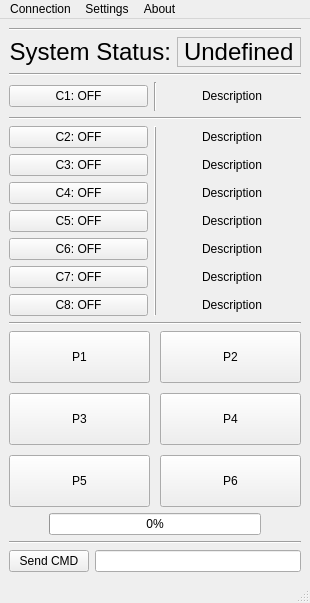
<?xml version="1.0" encoding="UTF-8"?>
<ui version="4.0">
 <class>ClampSimulator</class>
 <widget class="QMainWindow" name="ClampSimulator">
  <property name="windowModality">
   <enum>Qt::NonModal</enum>
  </property>
  <property name="enabled">
   <bool>true</bool>
  </property>
  <property name="geometry">
   <rect>
    <x>0</x>
    <y>0</y>
    <width>252</width>
    <height>603</height>
   </rect>
  </property>
  <property name="sizePolicy">
   <sizepolicy hsizetype="Expanding" vsizetype="Expanding">
    <horstretch>0</horstretch>
    <verstretch>0</verstretch>
   </sizepolicy>
  </property>
  <property name="font">
   <font>
    <family>Arial</family>
    <italic>false</italic>
   </font>
  </property>
  <property name="cursor">
   <cursorShape>ArrowCursor</cursorShape>
  </property>
  <property name="acceptDrops">
   <bool>true</bool>
  </property>
  <property name="windowTitle">
   <string>Clamp Simulator</string>
  </property>
  <property name="animated">
   <bool>true</bool>
  </property>
  <property name="tabShape">
   <enum>QTabWidget::Rounded</enum>
  </property>
  <widget class="QWidget" name="MainWidget">
   <property name="sizePolicy">
    <sizepolicy hsizetype="Expanding" vsizetype="Expanding">
     <horstretch>0</horstretch>
     <verstretch>0</verstretch>
    </sizepolicy>
   </property>
   <layout class="QGridLayout" name="gridLayout">
    <item row="0" column="0">
     <layout class="QVBoxLayout" name="MainLayout" stretch="0,1,0,1,0,0,0,6,0,0">
      <property name="sizeConstraint">
       <enum>QLayout::SetMaximumSize</enum>
      </property>
      <item>
       <widget class="Line" name="Line0">
        <property name="orientation">
         <enum>Qt::Horizontal</enum>
        </property>
       </widget>
      </item>
      <item>
       <layout class="QHBoxLayout" name="SystemOutputLayout" stretch="1,3">
        <item>
         <widget class="QLabel" name="SystemOutputLabel">
          <property name="font">
           <font>
            <pointsize>18</pointsize>
           </font>
          </property>
          <property name="text">
           <string>System Status:</string>
          </property>
          <property name="alignment">
           <set>Qt::AlignRight|Qt::AlignTrailing|Qt::AlignVCenter</set>
          </property>
         </widget>
        </item>
        <item>
         <widget class="QLabel" name="SystemOutput">
          <property name="font">
           <font>
            <pointsize>18</pointsize>
           </font>
          </property>
          <property name="autoFillBackground">
           <bool>true</bool>
          </property>
          <property name="frameShape">
           <enum>QFrame::StyledPanel</enum>
          </property>
          <property name="frameShadow">
           <enum>QFrame::Raised</enum>
          </property>
          <property name="text">
           <string>Undefined</string>
          </property>
          <property name="textFormat">
           <enum>Qt::AutoText</enum>
          </property>
          <property name="scaledContents">
           <bool>false</bool>
          </property>
          <property name="alignment">
           <set>Qt::AlignLeading|Qt::AlignLeft|Qt::AlignVCenter</set>
          </property>
          <property name="wordWrap">
           <bool>false</bool>
          </property>
          <property name="margin">
           <number>0</number>
          </property>
         </widget>
        </item>
       </layout>
      </item>
      <item>
       <widget class="Line" name="Line1">
        <property name="orientation">
         <enum>Qt::Horizontal</enum>
        </property>
       </widget>
      </item>
      <item>
       <layout class="QHBoxLayout" name="C1Layout">
        <item>
         <widget class="QPushButton" name="C1Button">
          <property name="enabled">
           <bool>true</bool>
          </property>
          <property name="text">
           <string>C1: OFF</string>
          </property>
          <property name="checkable">
           <bool>true</bool>
          </property>
          <property name="checked">
           <bool>false</bool>
          </property>
         </widget>
        </item>
        <item>
         <widget class="Line" name="line">
          <property name="orientation">
           <enum>Qt::Vertical</enum>
          </property>
         </widget>
        </item>
        <item alignment="Qt::AlignHCenter|Qt::AlignVCenter">
         <widget class="QLabel" name="C1Label">
          <property name="text">
           <string>Description</string>
          </property>
         </widget>
        </item>
       </layout>
      </item>
      <item>
       <widget class="Line" name="Line2">
        <property name="orientation">
         <enum>Qt::Horizontal</enum>
        </property>
       </widget>
      </item>
      <item>
       <layout class="QGridLayout" name="MainButtonLayout" columnstretch="1,1,1">
        <item row="2" column="2" alignment="Qt::AlignHCenter|Qt::AlignVCenter">
         <widget class="QLabel" name="C4Label">
          <property name="sizePolicy">
           <sizepolicy hsizetype="Expanding" vsizetype="Expanding">
            <horstretch>0</horstretch>
            <verstretch>0</verstretch>
           </sizepolicy>
          </property>
          <property name="text">
           <string>Description</string>
          </property>
         </widget>
        </item>
        <item row="3" column="0">
         <widget class="QPushButton" name="C5Button">
          <property name="sizePolicy">
           <sizepolicy hsizetype="Expanding" vsizetype="Expanding">
            <horstretch>0</horstretch>
            <verstretch>0</verstretch>
           </sizepolicy>
          </property>
          <property name="text">
           <string>C5: OFF</string>
          </property>
          <property name="checkable">
           <bool>true</bool>
          </property>
         </widget>
        </item>
        <item row="6" column="2" alignment="Qt::AlignHCenter|Qt::AlignVCenter">
         <widget class="QLabel" name="C8Label">
          <property name="sizePolicy">
           <sizepolicy hsizetype="Expanding" vsizetype="Expanding">
            <horstretch>0</horstretch>
            <verstretch>0</verstretch>
           </sizepolicy>
          </property>
          <property name="text">
           <string>Description</string>
          </property>
         </widget>
        </item>
        <item row="6" column="0">
         <widget class="QPushButton" name="C8Button">
          <property name="sizePolicy">
           <sizepolicy hsizetype="Expanding" vsizetype="Expanding">
            <horstretch>0</horstretch>
            <verstretch>0</verstretch>
           </sizepolicy>
          </property>
          <property name="text">
           <string>C8: OFF</string>
          </property>
          <property name="checkable">
           <bool>true</bool>
          </property>
         </widget>
        </item>
        <item row="4" column="0">
         <widget class="QPushButton" name="C6Button">
          <property name="sizePolicy">
           <sizepolicy hsizetype="Expanding" vsizetype="Expanding">
            <horstretch>0</horstretch>
            <verstretch>0</verstretch>
           </sizepolicy>
          </property>
          <property name="text">
           <string>C6: OFF</string>
          </property>
          <property name="checkable">
           <bool>true</bool>
          </property>
         </widget>
        </item>
        <item row="1" column="2" alignment="Qt::AlignHCenter|Qt::AlignVCenter">
         <widget class="QLabel" name="C3Label">
          <property name="sizePolicy">
           <sizepolicy hsizetype="Expanding" vsizetype="Expanding">
            <horstretch>0</horstretch>
            <verstretch>0</verstretch>
           </sizepolicy>
          </property>
          <property name="text">
           <string>Description</string>
          </property>
         </widget>
        </item>
        <item row="0" column="0">
         <widget class="QPushButton" name="C2Button">
          <property name="sizePolicy">
           <sizepolicy hsizetype="Expanding" vsizetype="Expanding">
            <horstretch>0</horstretch>
            <verstretch>0</verstretch>
           </sizepolicy>
          </property>
          <property name="text">
           <string>C2: OFF</string>
          </property>
          <property name="checkable">
           <bool>true</bool>
          </property>
          <property name="autoDefault">
           <bool>false</bool>
          </property>
          <property name="default">
           <bool>false</bool>
          </property>
          <property name="flat">
           <bool>false</bool>
          </property>
         </widget>
        </item>
        <item row="3" column="2" alignment="Qt::AlignHCenter|Qt::AlignVCenter">
         <widget class="QLabel" name="C5Label">
          <property name="sizePolicy">
           <sizepolicy hsizetype="Expanding" vsizetype="Expanding">
            <horstretch>0</horstretch>
            <verstretch>0</verstretch>
           </sizepolicy>
          </property>
          <property name="text">
           <string>Description</string>
          </property>
         </widget>
        </item>
        <item row="5" column="0">
         <widget class="QPushButton" name="C7Button">
          <property name="sizePolicy">
           <sizepolicy hsizetype="Expanding" vsizetype="Expanding">
            <horstretch>0</horstretch>
            <verstretch>0</verstretch>
           </sizepolicy>
          </property>
          <property name="text">
           <string>C7: OFF</string>
          </property>
          <property name="checkable">
           <bool>true</bool>
          </property>
         </widget>
        </item>
        <item row="1" column="0">
         <widget class="QPushButton" name="C3Button">
          <property name="sizePolicy">
           <sizepolicy hsizetype="Expanding" vsizetype="Expanding">
            <horstretch>0</horstretch>
            <verstretch>0</verstretch>
           </sizepolicy>
          </property>
          <property name="text">
           <string>C3: OFF</string>
          </property>
          <property name="checkable">
           <bool>true</bool>
          </property>
         </widget>
        </item>
        <item row="0" column="2" alignment="Qt::AlignHCenter|Qt::AlignVCenter">
         <widget class="QLabel" name="C2Label">
          <property name="sizePolicy">
           <sizepolicy hsizetype="Expanding" vsizetype="Expanding">
            <horstretch>0</horstretch>
            <verstretch>0</verstretch>
           </sizepolicy>
          </property>
          <property name="text">
           <string>Description</string>
          </property>
          <property name="textFormat">
           <enum>Qt::AutoText</enum>
          </property>
         </widget>
        </item>
        <item row="2" column="0">
         <widget class="QPushButton" name="C4Button">
          <property name="sizePolicy">
           <sizepolicy hsizetype="Expanding" vsizetype="Expanding">
            <horstretch>0</horstretch>
            <verstretch>0</verstretch>
           </sizepolicy>
          </property>
          <property name="text">
           <string>C4: OFF</string>
          </property>
          <property name="checkable">
           <bool>true</bool>
          </property>
         </widget>
        </item>
        <item row="4" column="2" alignment="Qt::AlignHCenter|Qt::AlignVCenter">
         <widget class="QLabel" name="C6Label">
          <property name="sizePolicy">
           <sizepolicy hsizetype="Expanding" vsizetype="Expanding">
            <horstretch>0</horstretch>
            <verstretch>0</verstretch>
           </sizepolicy>
          </property>
          <property name="text">
           <string>Description</string>
          </property>
         </widget>
        </item>
        <item row="5" column="2" alignment="Qt::AlignHCenter|Qt::AlignVCenter">
         <widget class="QLabel" name="C7Label">
          <property name="sizePolicy">
           <sizepolicy hsizetype="Expanding" vsizetype="Expanding">
            <horstretch>0</horstretch>
            <verstretch>0</verstretch>
           </sizepolicy>
          </property>
          <property name="text">
           <string>Description</string>
          </property>
         </widget>
        </item>
        <item row="0" column="1" rowspan="7">
         <widget class="Line" name="line_6">
          <property name="frameShadow">
           <enum>QFrame::Raised</enum>
          </property>
          <property name="orientation">
           <enum>Qt::Vertical</enum>
          </property>
         </widget>
        </item>
       </layout>
      </item>
      <item>
       <widget class="Line" name="Line3">
        <property name="orientation">
         <enum>Qt::Horizontal</enum>
        </property>
       </widget>
      </item>
      <item>
       <widget class="QWidget" name="widget" native="true">
        <property name="sizePolicy">
         <sizepolicy hsizetype="Expanding" vsizetype="Expanding">
          <horstretch>0</horstretch>
          <verstretch>0</verstretch>
         </sizepolicy>
        </property>
        <layout class="QGridLayout" name="gridLayout_4">
         <property name="leftMargin">
          <number>0</number>
         </property>
         <property name="topMargin">
          <number>0</number>
         </property>
         <property name="rightMargin">
          <number>0</number>
         </property>
         <property name="bottomMargin">
          <number>0</number>
         </property>
         <property name="spacing">
          <number>10</number>
         </property>
         <item row="1" column="1">
          <widget class="QPushButton" name="programButton3">
           <property name="sizePolicy">
            <sizepolicy hsizetype="Expanding" vsizetype="Expanding">
             <horstretch>0</horstretch>
             <verstretch>0</verstretch>
            </sizepolicy>
           </property>
           <property name="text">
            <string>P3</string>
           </property>
           <property name="checkable">
            <bool>true</bool>
           </property>
          </widget>
         </item>
         <item row="2" column="3">
          <widget class="QPushButton" name="programButton6">
           <property name="sizePolicy">
            <sizepolicy hsizetype="Expanding" vsizetype="Expanding">
             <horstretch>0</horstretch>
             <verstretch>0</verstretch>
            </sizepolicy>
           </property>
           <property name="text">
            <string>P6</string>
           </property>
           <property name="checkable">
            <bool>true</bool>
           </property>
          </widget>
         </item>
         <item row="1" column="3">
          <widget class="QPushButton" name="programButton4">
           <property name="sizePolicy">
            <sizepolicy hsizetype="Expanding" vsizetype="Expanding">
             <horstretch>0</horstretch>
             <verstretch>0</verstretch>
            </sizepolicy>
           </property>
           <property name="text">
            <string>P4</string>
           </property>
           <property name="checkable">
            <bool>true</bool>
           </property>
          </widget>
         </item>
         <item row="0" column="1">
          <widget class="QPushButton" name="programButton1">
           <property name="sizePolicy">
            <sizepolicy hsizetype="Expanding" vsizetype="Expanding">
             <horstretch>0</horstretch>
             <verstretch>0</verstretch>
            </sizepolicy>
           </property>
           <property name="text">
            <string>P1</string>
           </property>
           <property name="checkable">
            <bool>true</bool>
           </property>
          </widget>
         </item>
         <item row="0" column="3">
          <widget class="QPushButton" name="programButton2">
           <property name="sizePolicy">
            <sizepolicy hsizetype="Expanding" vsizetype="Expanding">
             <horstretch>0</horstretch>
             <verstretch>0</verstretch>
            </sizepolicy>
           </property>
           <property name="text">
            <string>P2</string>
           </property>
           <property name="checkable">
            <bool>true</bool>
           </property>
          </widget>
         </item>
         <item row="2" column="1">
          <widget class="QPushButton" name="programButton5">
           <property name="sizePolicy">
            <sizepolicy hsizetype="Expanding" vsizetype="Expanding">
             <horstretch>0</horstretch>
             <verstretch>0</verstretch>
            </sizepolicy>
           </property>
           <property name="text">
            <string>P5</string>
           </property>
           <property name="checkable">
            <bool>true</bool>
           </property>
          </widget>
         </item>
        </layout>
       </widget>
      </item>
      <item>
       <layout class="QHBoxLayout" name="ProgressBarLayout" stretch="0,10,0">
        <item>
         <spacer name="horizontalSpacer">
          <property name="orientation">
           <enum>Qt::Horizontal</enum>
          </property>
          <property name="sizeHint" stdset="0">
           <size>
            <width>40</width>
            <height>20</height>
           </size>
          </property>
         </spacer>
        </item>
        <item>
         <widget class="QProgressBar" name="progressBar">
          <property name="enabled">
           <bool>true</bool>
          </property>
          <property name="value">
           <number>0</number>
          </property>
          <property name="textVisible">
           <bool>true</bool>
          </property>
          <property name="invertedAppearance">
           <bool>false</bool>
          </property>
         </widget>
        </item>
        <item>
         <spacer name="horizontalSpacer_2">
          <property name="orientation">
           <enum>Qt::Horizontal</enum>
          </property>
          <property name="sizeHint" stdset="0">
           <size>
            <width>40</width>
            <height>20</height>
           </size>
          </property>
         </spacer>
        </item>
       </layout>
      </item>
      <item>
       <widget class="Line" name="Line5">
        <property name="orientation">
         <enum>Qt::Horizontal</enum>
        </property>
       </widget>
      </item>
     </layout>
    </item>
    <item row="1" column="0">
     <layout class="QHBoxLayout" name="CmdLayout">
      <property name="sizeConstraint">
       <enum>QLayout::SetMinimumSize</enum>
      </property>
      <item>
       <widget class="QPushButton" name="CmdSendButton">
        <property name="text">
         <string>Send CMD</string>
        </property>
       </widget>
      </item>
      <item>
       <widget class="QLineEdit" name="CmdInput"/>
      </item>
     </layout>
    </item>
   </layout>
  </widget>
  <widget class="QMenuBar" name="menubar">
   <property name="geometry">
    <rect>
     <x>0</x>
     <y>0</y>
     <width>252</width>
     <height>24</height>
    </rect>
   </property>
   <widget class="QMenu" name="menuSetting">
    <property name="title">
     <string>Connection</string>
    </property>
   </widget>
   <widget class="QMenu" name="menuSettings">
    <property name="title">
     <string>Settings</string>
    </property>
    <addaction name="actionSync_Channels"/>
   </widget>
   <widget class="QMenu" name="menuAbout">
    <property name="title">
     <string>About</string>
    </property>
    <addaction name="actionAbout_3"/>
    <addaction name="actionHelp_2"/>
   </widget>
   <addaction name="menuSetting"/>
   <addaction name="menuSettings"/>
   <addaction name="menuAbout"/>
  </widget>
  <widget class="QStatusBar" name="statusbar">
   <property name="enabled">
    <bool>true</bool>
   </property>
   <property name="sizeGripEnabled">
    <bool>true</bool>
   </property>
  </widget>
  <action name="actionReconnect">
   <property name="text">
    <string>Connection</string>
   </property>
  </action>
  <action name="actionAbout">
   <property name="text">
    <string>About</string>
   </property>
  </action>
  <action name="dummyPortListEntity">
   <property name="text">
    <string>NoPortFound</string>
   </property>
  </action>
  <action name="actionNoPortFound2">
   <property name="text">
    <string>NoPortFound2</string>
   </property>
  </action>
  <action name="actionSync_Channels">
   <property name="text">
    <string>Sync Channels</string>
   </property>
  </action>
  <action name="actionHelp">
   <property name="text">
    <string>Help</string>
   </property>
  </action>
  <action name="actionAbout_2">
   <property name="text">
    <string>About</string>
   </property>
  </action>
  <action name="actionAbout_3">
   <property name="text">
    <string>How made this?</string>
   </property>
  </action>
  <action name="actionHelp_2">
   <property name="text">
    <string>Help</string>
   </property>
  </action>
  <action name="actionAbout_4">
   <property name="text">
    <string>About</string>
   </property>
  </action>
 </widget>
 <resources/>
 <connections/>
</ui>
